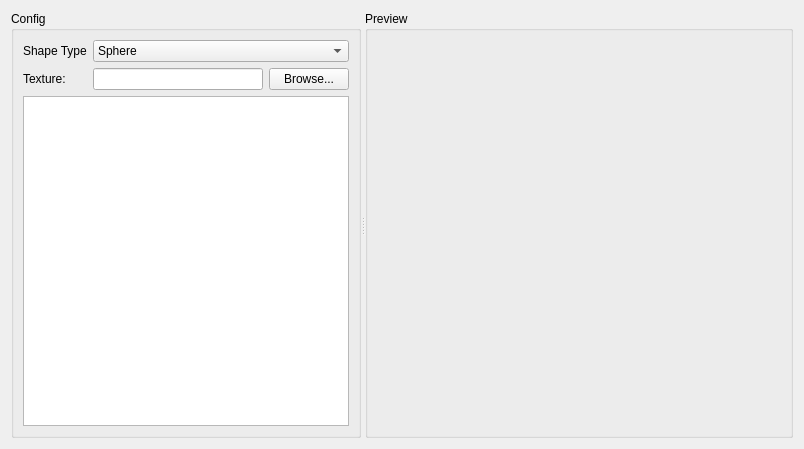
<?xml version="1.0" encoding="UTF-8"?>
<ui version="4.0">
 <class>TextureWindow</class>
 <widget class="QWidget" name="TextureWindow">
  <property name="geometry">
   <rect>
    <x>0</x>
    <y>0</y>
    <width>804</width>
    <height>449</height>
   </rect>
  </property>
  <property name="windowTitle">
   <string>Form</string>
  </property>
  <layout class="QGridLayout" name="gridLayout">
   <item row="0" column="0">
    <widget class="QSplitter" name="splitter">
     <property name="orientation">
      <enum>Qt::Horizontal</enum>
     </property>
     <widget class="QGroupBox" name="groupBox_2">
      <property name="maximumSize">
       <size>
        <width>350</width>
        <height>16777215</height>
       </size>
      </property>
      <property name="title">
       <string>Config</string>
      </property>
      <layout class="QGridLayout" name="gridLayout_4">
       <item row="0" column="0">
        <layout class="QGridLayout" name="gridLayout_2">
         <item row="1" column="0">
          <widget class="QLabel" name="label">
           <property name="text">
            <string>Texture:</string>
           </property>
          </widget>
         </item>
         <item row="1" column="1">
          <widget class="QLineEdit" name="texturePathEdit">
           <property name="readOnly">
            <bool>true</bool>
           </property>
          </widget>
         </item>
         <item row="1" column="2">
          <widget class="QPushButton" name="pushButton">
           <property name="text">
            <string>Browse...</string>
           </property>
          </widget>
         </item>
         <item row="2" column="0" colspan="3">
          <widget class="QListWidget" name="textureList"/>
         </item>
         <item row="0" column="0">
          <widget class="QLabel" name="label_2">
           <property name="text">
            <string>Shape Type</string>
           </property>
          </widget>
         </item>
         <item row="0" column="1" colspan="2">
          <widget class="QComboBox" name="shapeTypeCombo">
           <item>
            <property name="text">
             <string>Sphere</string>
            </property>
           </item>
           <item>
            <property name="text">
             <string>Plane</string>
            </property>
           </item>
           <item>
            <property name="text">
             <string>Cylinder</string>
            </property>
           </item>
           <item>
            <property name="text">
             <string>Surface</string>
            </property>
           </item>
          </widget>
         </item>
        </layout>
       </item>
      </layout>
     </widget>
     <widget class="QGroupBox" name="groupBox">
      <property name="title">
       <string>Preview</string>
      </property>
      <layout class="QGridLayout" name="gridLayout_3">
       <item row="0" column="0">
        <layout class="QVBoxLayout" name="previewLayout"/>
       </item>
      </layout>
     </widget>
    </widget>
   </item>
  </layout>
 </widget>
 <resources/>
 <connections/>
</ui>
